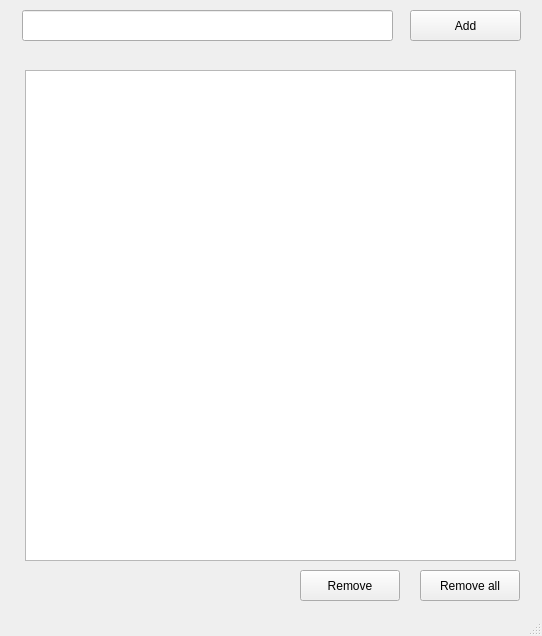
<?xml version="1.0" encoding="UTF-8"?>
<ui version="4.0">
 <class>MainWindow</class>
 <widget class="QMainWindow" name="MainWindow">
  <property name="geometry">
   <rect>
    <x>0</x>
    <y>0</y>
    <width>542</width>
    <height>636</height>
   </rect>
  </property>
  <property name="windowTitle">
   <string>MainWindow</string>
  </property>
  <widget class="QWidget" name="centralwidget">
   <widget class="QLineEdit" name="txtTask">
    <property name="geometry">
     <rect>
      <x>22</x>
      <y>10</y>
      <width>371</width>
      <height>31</height>
     </rect>
    </property>
   </widget>
   <widget class="QPushButton" name="btnAdd">
    <property name="geometry">
     <rect>
      <x>410</x>
      <y>10</y>
      <width>111</width>
      <height>31</height>
     </rect>
    </property>
    <property name="text">
     <string>Add</string>
    </property>
   </widget>
   <widget class="QListWidget" name="listWidget">
    <property name="geometry">
     <rect>
      <x>25</x>
      <y>70</y>
      <width>491</width>
      <height>491</height>
     </rect>
    </property>
   </widget>
   <widget class="QPushButton" name="btnRemove">
    <property name="geometry">
     <rect>
      <x>300</x>
      <y>570</y>
      <width>100</width>
      <height>31</height>
     </rect>
    </property>
    <property name="text">
     <string>Remove</string>
    </property>
   </widget>
   <widget class="QPushButton" name="btnRemoveAll">
    <property name="geometry">
     <rect>
      <x>420</x>
      <y>570</y>
      <width>100</width>
      <height>31</height>
     </rect>
    </property>
    <property name="text">
     <string>Remove all</string>
    </property>
   </widget>
  </widget>
  <widget class="QStatusBar" name="statusbar"/>
 </widget>
 <resources/>
 <connections/>
</ui>
